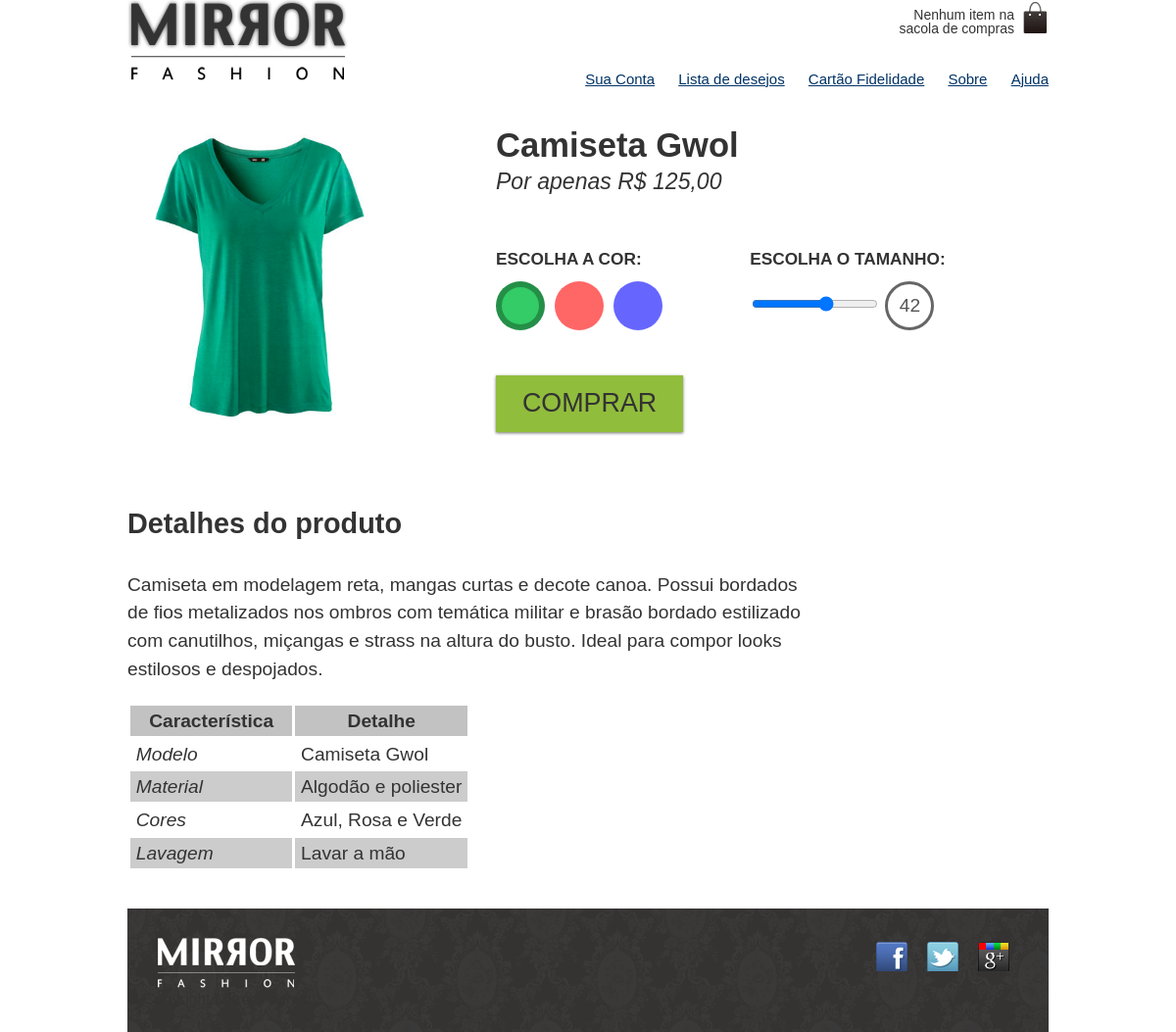
Screenshot of /produto.php?id=7 with the database file from the repository.
### tables this page shows
CREATE TABLE IF NOT EXISTS `produtos` (
  `id` int(11) NOT NULL AUTO_INCREMENT,
  `nome` varchar(255) DEFAULT NULL,
  `preco` varchar(45) DEFAULT NULL,
  `descricao` text,
  `data` date DEFAULT NULL,
  `vendas` int(11) DEFAULT NULL,
  PRIMARY KEY (`id`)
);

### produto.php (the view, shortened to what this page needs)
    <?php
        $conexao = mysqli_connect("127.0.0.1", "root", "", "wd43");
        $dados = mysqli_query($conexao,"SELECT * FROM produtos WHERE id=$_GET[id]");
        $produtos = mysqli_fetch_array($dados);
    ?>
        <?php
            $cabecalho_css = '<link rel="stylesheet" href="css/produto.css">';
            include "cabecalho.php";
        ?>
        <div class="produto">
            <h1><?= $produtos['nome']?></h1>
            <p>Por apenas <?= $produtos['preco'] ?></p>
            <form action="checkout.php" method="POST">
                <fieldset class="cores">
                    <legend>
                        Escolha a cor:
                    </legend>
                    <label for="verde">
                        <img src="img/produtos/foto<?= $produtos['id']?>-verde.png" alt="Produto verde">
                    </label>
                </fieldset>
                <fieldset class="tamanhos">
                    <legend>Escolha o tamanho:</legend>
                    <input type="range" min="36" max="46" value="42" step="2"
                    name="tamanho" id="tamanho">
                    <output for="tamanho" name="valortamanho">42</output>
                </fieldset>
                <input type="submit" class="comprar" value="Comprar">
            </form>
        </div>
        <div class="detalhes">
            <h2>Detalhes do produto</h2>
            <p><?= $produtos['descricao'] ?></p>
                <table>
                    <thead>
                        <tr>
                            <th>Característica</th>
                            <th>Detalhe</th>
                        </tr>
                    </thead>
                    <tbody>
                        <tr>
                            <td>Modelo</td>
                            <td><?= $produtos['nome']?></td>
                        </tr>
                        <tr>
                            <td>Material</td>
                            <td>Algodão e poliester</td>
                        </tr>
                        <tr>
                            <td>Cores</td>
                            <td>Azul, Rosa e Verde</td>
                        </tr>
                        <tr>
                            <td>Lavagem</td>
                            <td>Lavar a mão</td>
                        </tr>
                    </tbody>
                </table>
            </div>
            <?php
include "rodape.php";
?>
        </body>
        </html>

### css/produto.css (style rules this page uses)
.container { margin:0 auto; width:940px; }
body { font-family: "arial","helvetica",sans-serif; color: #333333; }
.cores label:after { border: 6px solid rgba(0,0,0,0); transition: 1s; }
.cores label:after { content:''; display:block; border-radius:50%; width:50px; height:50px; }
label[for=verde]:after { background-color:#33CC66; }
.cores input:checked + label:after { border: 6px solid rgba(0,0,0,0.3); }
.cores label:after { -moz-box-sizing:border-box; box-sizing:border-box; }
.cores label:after { position:absolute; }
.cores { position:relative; padding-top:90px; }
.cores label:after { position:absolute; top:30px; }
label[for=verde]:after { left:0; }
.cores legend { position:absolute; top:0; left:0; }
.cores label img { display:block; max-width:100%; }
.produto { color:#333; line-height:1.3; margin-top:2em; }
.produto h1 { font-size:1.8em; font-weight:bold; }
.produto p { font-size:1.2em; font-style:italic; margin-bottom:1em; }
.produto legend { display:block; font:bold 0.9em/2.5 Arial; text-transform:uppercase; }
.comprar { background:#91bd3c; border:none; color:#333; font-size:1.4em; text-transform: uppercase; box-shadow:0 1px 3px #777; display:block; padding:0.5em 1em; margin:1em 0; }
.tamanhos output { display:inline-block; height:44px; width:44px; line-height:44px; text-align:center; border:3px solid #666; border-radius:50%; color:#555; }
@media (min-width:630px) { .produto { position:relative; padding-left:40%; font-size:1.2em; } }
@media (min-width:630px) { .cores { position:static; padding:0; } }
@media (min-width:630px) { .cores legend { position:static; } }
@media (min-width:630px) { .cores label img { position:absolute; top:0; left:0; } }
@media (min-width:630px) { .cores label:after { position:static; float:left; margin-right:10px; } }
@media (min-width:630px) { .cores label img { max-width:35%; max-height:100%; } }
@media (min-width:630px) { fieldset { display: inline-block; vertical-align: top; margin:1em 0; min-width:200px; width:45%; } }
.detalhes { padding:2em 0; }
.detalhes h2 { font-size:1.5em; line-height:2; }
.detalhes p { margin: 1em 0; font-size:1em; line-height:1.5; max-width:36em; }
@media (min-width:500px) { .detalhes { font-size:1.2em; } }
table { border-spacing:0.2em; border-collapse:separate; }
thead { background-color:#9999; }
thead th { font-weight: bold; padding:0.3em 1em; text-align:center; }
td { padding: 0.3em; }
tr:nth-child(2n) { background-color:#ccc; }
td:first-child { font-style:italic; }

### css/mobile.css (style rules this page uses)
.container { width:96%; }

### rows the page displays
produtos: nome "Camiseta Gwol", preco "R$ 125,00", descricao "Camiseta em modelagem reta, mangas curtas e decote canoa. Possui bordados de fios metalizados nos ombros com temática militar e brasão bordado estilizado com canutilhos, miçangas e strass na altura do busto. Ideal para compor looks estilosos e despojados."
